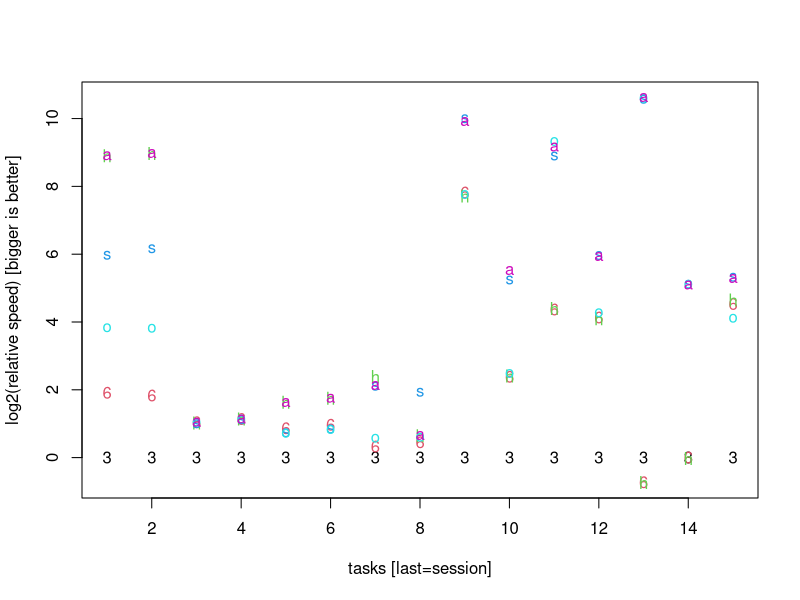
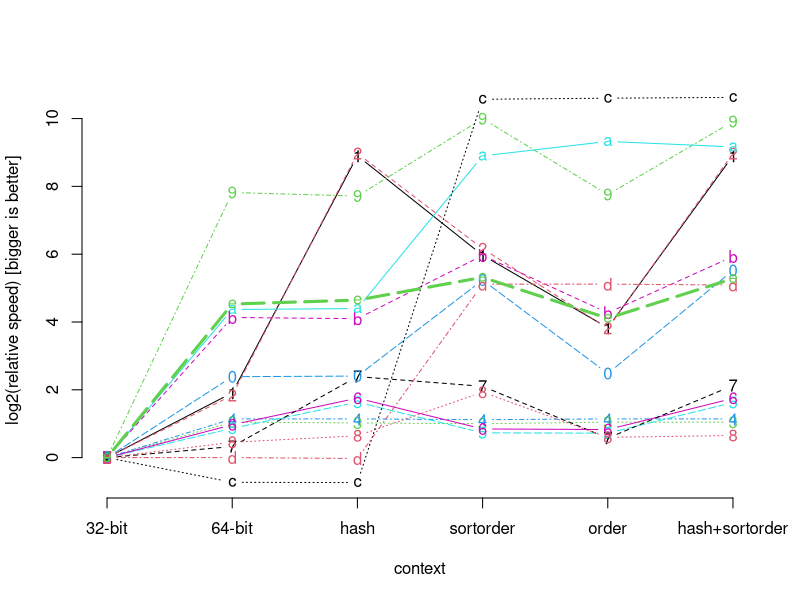
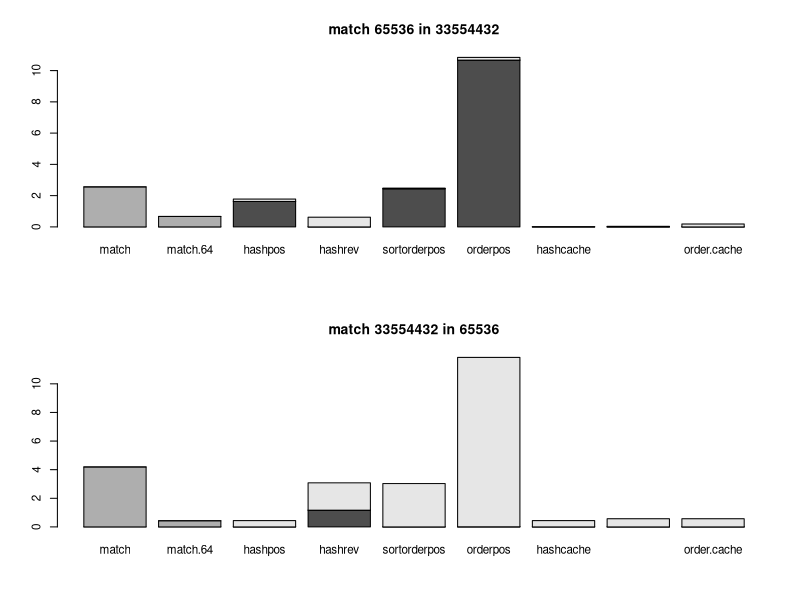
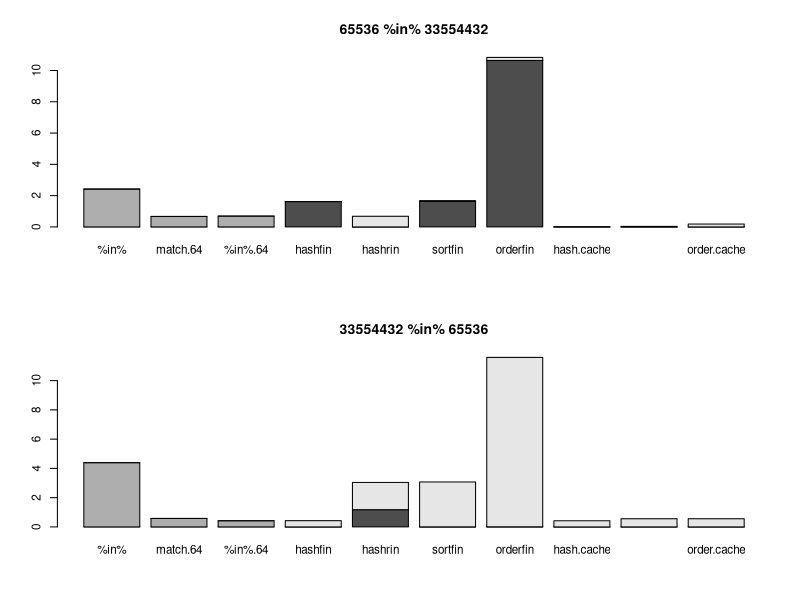
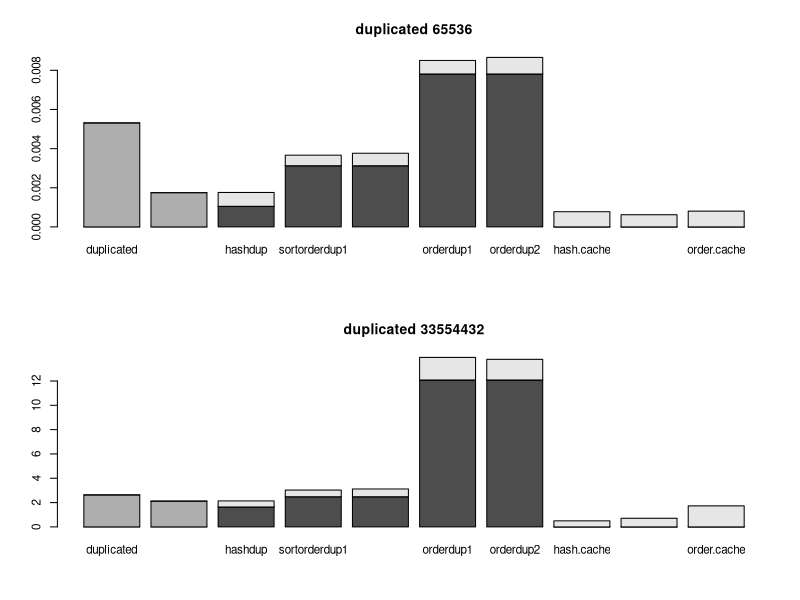
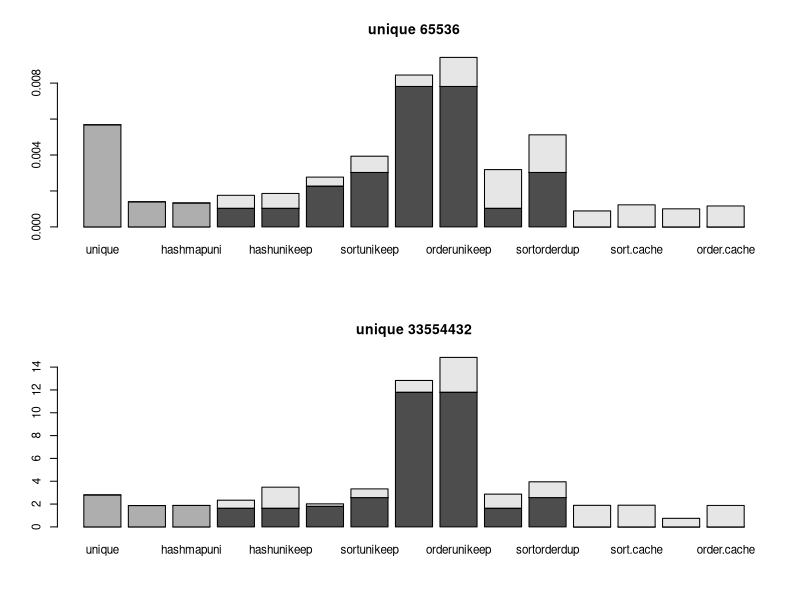
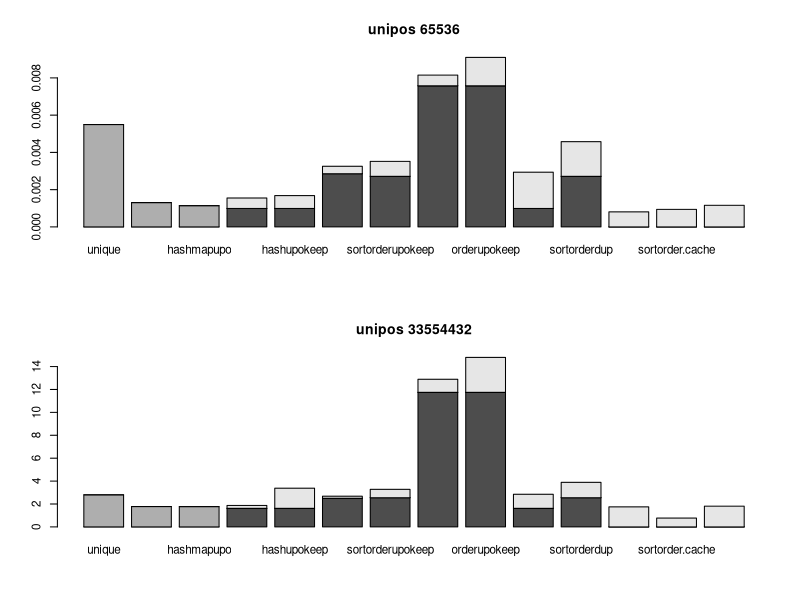
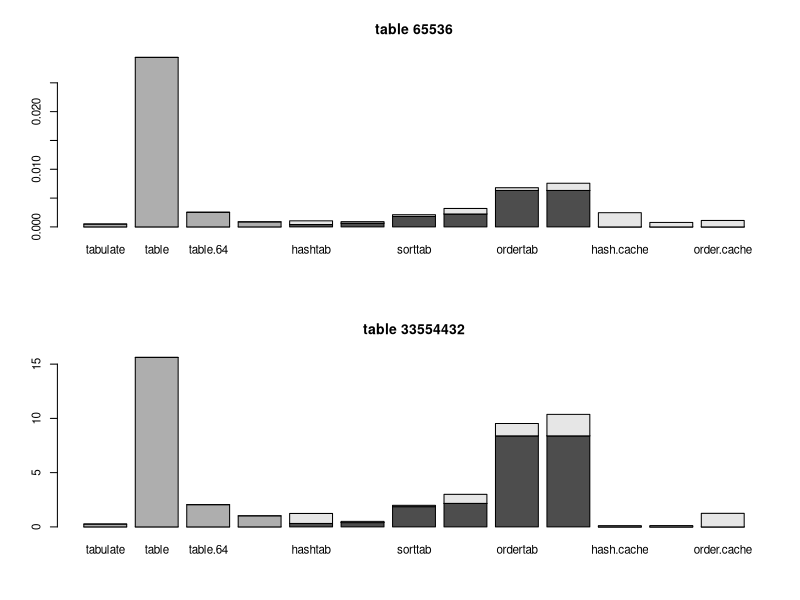

Source code (R) for these figures, in order:
library(bit64)


### Name: benchmark64
### Title: Function for measuring algorithmic performance of high-level and
###   low-level integer64 functions
### Aliases: benchmark64 optimizer64
### Keywords: misc

### ** Examples

message("this small example using system.time does not give serious timings\n
this we do this only to run regression tests")
benchmark64(nsmall=2^7, nbig=2^13, timefun=function(expr)system.time(expr, gcFirst=FALSE))
optimizer64(nsmall=2^7, nbig=2^13, timefun=function(expr)system.time(expr, gcFirst=FALSE)
, plot=FALSE
)
## Not run: 
##D message("for real measurement of sufficiently large datasets run this on your machine")
##D benchmark64()
##D optimizer64()
## End(Not run)
message("let's look at the performance results on Core i7 Lenovo T410 with 8 GB RAM")
data(benchmark64.data)
print(benchmark64.data)

matplot(log2(benchmark64.data[-1,1]/benchmark64.data[-1,])
, pch=c("3", "6", "h", "s", "o", "a") 
, xlab="tasks [last=session]"
, ylab="log2(relative speed) [bigger is better]"
)
matplot(t(log2(benchmark64.data[-1,1]/benchmark64.data[-1,]))
, type="b", axes=FALSE 
, lwd=c(rep(1, 14), 3)
, xlab="context"
, ylab="log2(relative speed) [bigger is better]"
)
axis(1
, labels=c("32-bit", "64-bit", "hash", "sortorder", "order", "hash+sortorder")
, at=1:6
)
axis(2)
data(optimizer64.data)
print(optimizer64.data)
oldpar <- par(no.readonly = TRUE)
par(mfrow=c(2,1))
par(cex=0.7)
for (i in 1:nrow(optimizer64.data)){
 for (j in 1:2){
   tim <- optimizer64.data[[i,j]]
  barplot(t(tim))
  if (rownames(optimizer64.data)[i]=="match")
   title(paste("match", colnames(optimizer64.data)[j], "in", colnames(optimizer64.data)[3-j]))
  else if (rownames(optimizer64.data)[i]=="%in%")
   title(paste(colnames(optimizer64.data)[j], "%in%", colnames(optimizer64.data)[3-j]))
  else
   title(paste(rownames(optimizer64.data)[i], colnames(optimizer64.data)[j]))
 }
}
par(mfrow=c(1,1))
